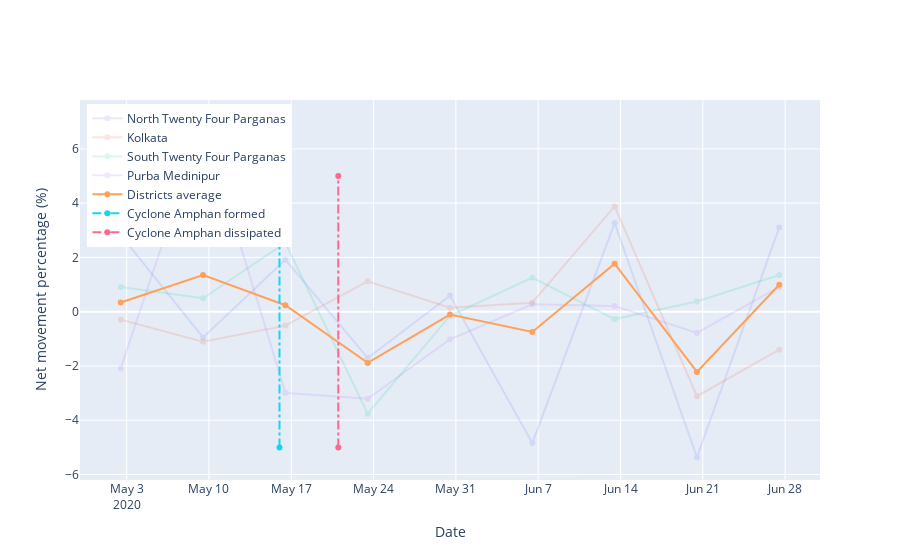

The notebook cell saved with this chart:
### Markdown cell above
## Timeseries plot of cyclone Amphan affected districts and their average

### Code cell
# we take North Twenty Four Parganas, Kolkata, South Twenty Four Parganas and Purba Medinipur as the cyclone Amphan affected districts
affected_districts = pd.Series(
    ['North Twenty Four Parganas', 'Kolkata', 'South Twenty Four Parganas', 'Purba Medinipur']
)

# names and admin codes of the affected districts
ad_map = {
    'North Twenty Four Parganas': 337,
    'Kolkata': 342,
    'South Twenty Four Parganas': 343,
    'Purba Medinipur': 345,
}

# let's only take net movement percentage of those districts, also let's only filter for the month of May and June
ad_df = nmp[(nmp['adm2_name'].isin(affected_districts)) & ('2020-05-01' <= nmp['Week'].dt.date.astype(str)) & ('2020-07-01' >= nmp['Week'].dt.date.astype(str))]

# compute mean metrics of those affected districts 
mean_ad_df = pd.DataFrame(ad_df.groupby(['Week']).mean()['net_mvmt_pct']).reset_index()

traces = []
    
for district, code in ad_map.items():
    df_nmp = ad_df[ad_df['adm2'] == code]
    traces.append(
        go.Scatter(
            opacity=0.15, 
            x=df_nmp['Week'], 
            y=df_nmp['net_mvmt_pct'], 
            name=district,
        )
    )

traces.append(
    go.Scatter(
        opacity=1, 
        x=mean_ad_df['Week'], 
        y=mean_ad_df['net_mvmt_pct'], 
        name='Districts average'
    )
)

traces.extend([
    go.Scatter(
        x=[datetime(2020, 5, 16), datetime(2020, 5, 16)],
        y=[-5, 5],
        line={
            'dash': 'dashdot',
        },
        name='Cyclone Amphan formed',
    ),
    go.Scatter(
        x=[datetime(2020, 5, 21), datetime(2020, 5, 21)],
        y=[-5, 5],
        line={
            'dash': 'dashdot',
        },
        name='Cyclone Amphan dissipated',
    )
])

# Using plotly.express
fig = go.Figure()
fig.add_traces(traces)

fig.update_layout(
    title="",
    xaxis_title="Date",
    yaxis_title="Net movement percentage (%)",
    legend=dict(
    yanchor="top",
    y=0.99,
    xanchor="left",
    x=0.01
))

fig.show()

### Figure 1 — Plotly figure (JSON) as saved in the notebook; plotly's stock layout.template omitted (floating-point values rounded to 4 significant figures)
{"data": [{"name": "North Twenty Four Parganas", "opacity": 0.15, "type": "scatter", "x": ["2020-05-02T12:00:00", "2020-05-09T12:00:00", "2020-05-16T12:00:00", "2020-05-23T12:00:00", "2020-05-30T12:00:00", "2020-06-06T12:00:00", "2020-06-13T12:00:00", "2020-06-20T12:00:00", "2020-06-27T12:00:00"], "y": [2.817, -0.9486, 1.915, -1.706, 0.5923, -4.842, 3.265, -5.363, 3.104]}, {"name": "Kolkata", "opacity": 0.15, "type": "scatter", "x": ["2020-05-02T12:00:00", "2020-05-09T12:00:00", "2020-05-16T12:00:00", "2020-05-23T12:00:00", "2020-05-30T12:00:00", "2020-06-06T12:00:00", "2020-06-13T12:00:00", "2020-06-20T12:00:00", "2020-06-27T12:00:00"], "y": [-0.2927, -1.104, -0.5128, 1.122, 0.1483, 0.329, 3.878, -3.114, -1.399]}, {"name": "South Twenty Four Parganas", "opacity": 0.15, "type": "scatter", "x": ["2020-05-02T12:00:00", "2020-05-09T12:00:00", "2020-05-16T12:00:00", "2020-05-23T12:00:00", "2020-05-30T12:00:00", "2020-06-06T12:00:00", "2020-06-13T12:00:00", "2020-06-20T12:00:00", "2020-06-27T12:00:00"], "y": [0.9135, 0.4967, 2.54, -3.757, -0.1543, 1.253, -0.2728, 0.3774, 1.35]}, {"name": "Purba Medinipur", "opacity": 0.15, "type": "scatter", "x": ["2020-05-02T12:00:00", "2020-05-09T12:00:00", "2020-05-16T12:00:00", "2020-05-23T12:00:00", "2020-05-30T12:00:00", "2020-06-06T12:00:00", "2020-06-13T12:00:00", "2020-06-20T12:00:00", "2020-06-27T12:00:00"], "y": [-2.079, 6.962, -2.991, -3.206, -1.017, 0.272, 0.2081, -0.784, 0.9124]}, {"name": "Districts average", "opacity": 1, "type": "scatter", "x": ["2020-05-02T12:00:00", "2020-05-09T12:00:00", "2020-05-16T12:00:00", "2020-05-23T12:00:00", "2020-05-30T12:00:00", "2020-06-06T12:00:00", "2020-06-13T12:00:00", "2020-06-20T12:00:00", "2020-06-27T12:00:00"], "y": [0.3396, 1.351, 0.2375, -1.887, -0.1078, -0.747, 1.77, -2.221, 0.992]}, {"line": {"dash": "dashdot"}, "name": "Cyclone Amphan formed", "type": "scatter", "x": ["2020-05-16T00:00:00", "2020-05-16T00:00:00"], "y": [-5, 5]}, {"line": {"dash": "dashdot"}, "name": "Cyclone Amphan dissipated", "type": "scatter", "x": ["2020-05-21T00:00:00", "2020-05-21T00:00:00"], "y": [-5, 5]}], "layout": {"legend": {"x": 0.01, "xanchor": "left", "y": 0.99, "yanchor": "top"}, "title": {"text": ""}, "xaxis": {"title": {"text": "Date"}}, "yaxis": {"title": {"text": "Net movement percentage (%)"}}}}
